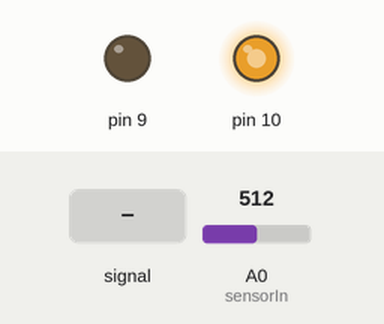
Simulated run of this sketch. Board: Arduino Uno, built with avr-gcc and run on an emulated ATmega328P. Shown: output pins drawn as LEDs (lit = HIGH). Inputs (shaded band) come from the test bench; at power-on: A0 (sensorIn) = 512. What the sketch prints to the serial monitor is not drawn.

Above: at 1.2 s.
Timing chart, 0 to 0.8 s (numbered marks = the images above; inputs shaded):
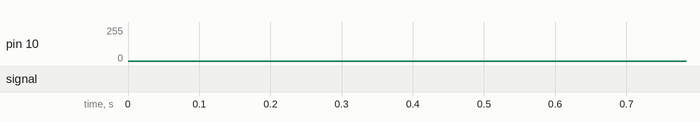

The sketch:

PWM_new.ino
```cpp
#include <avr/io.h>
#include <avr/interrupt.h>
const int sensorIn = A0;
int mVperAmp = 185; // use 100 for 20A Module and 66 for 30A Module

double Voltage = 0;
double VRMS = 0;
double AmpsRMS = 0;

// Look up tables with 200 entries each, normalised to have max value of 1600 which is the period of the PWM loaded into register ICR1.
int lookUp1[] = {50 ,100 ,151 ,201 ,250 ,300 ,349 ,398 ,446 ,494 ,542 ,589 ,635 ,681 ,726 ,771 ,814 ,857 ,899 ,940 ,981 ,1020 ,1058 ,1095 ,1131 ,1166 ,1200 ,1233 ,1264 ,1294 ,1323 ,1351 ,1377 ,1402 ,1426 ,1448 ,1468 ,1488 ,1505 ,1522 ,1536 ,1550 ,1561 ,1572 ,1580 ,1587 ,1593 ,1597 ,1599 ,1600 ,1599 ,1597 ,1593 ,1587 ,1580 ,1572 ,1561 ,1550 ,1536 ,1522 ,1505 ,1488 ,1468 ,1448 ,1426 ,1402 ,1377 ,1351 ,1323 ,1294 ,1264 ,1233 ,1200 ,1166 ,1131 ,1095 ,1058 ,1020 ,981 ,940 ,899 ,857 ,814 ,771 ,726 ,681 ,635 ,589 ,542 ,494 ,446 ,398 ,349 ,300 ,250 ,201 ,151 ,100 ,50 ,0 ,0 ,0 ,0 ,0 ,0 ,0 ,0 ,0 ,0 ,0 ,0 ,0 ,0 ,0 ,0 ,0 ,0 ,0 ,0 ,0 ,0 ,0 ,0 ,0 ,0 ,0 ,0 ,0 ,0 ,0 ,0 ,0 ,0 ,0 ,0 ,0 ,0 ,0 ,0 ,0 ,0 ,0 ,0 ,0 ,0 ,0 ,0 ,0 ,0 ,0 ,0 ,0 ,0 ,0 ,0 ,0 ,0 ,0 ,0 ,0 ,0 ,0 ,0 ,0 ,0 ,0 ,0 ,0 ,0 ,0 ,0 ,0 ,0 ,0 ,0 ,0 ,0 ,0 ,0 ,0 ,0 ,0 ,0 ,0 ,0 ,0 ,0 ,0 ,0 ,0 ,0 ,0 ,0 ,0 ,0 ,0 ,0 ,0 ,0 ,0};
int lookUp2[] = {0 ,0 ,0 ,0 ,0 ,0 ,0 ,0 ,0 ,0 ,0 ,0 ,0 ,0 ,0 ,0 ,0 ,0 ,0 ,0 ,0 ,0 ,0 ,0 ,0 ,0 ,0 ,0 ,0 ,0 ,0 ,0 ,0 ,0 ,0 ,0 ,0 ,0 ,0 ,0 ,0 ,0 ,0 ,0 ,0 ,0 ,0 ,0 ,0 ,0 ,0 ,0 ,0 ,0 ,0 ,0 ,0 ,0 ,0 ,0 ,0 ,0 ,0 ,0 ,0 ,0 ,0 ,0 ,0 ,0 ,0 ,0 ,0 ,0 ,0 ,0 ,0 ,0 ,0 ,0 ,0 ,0 ,0 ,0 ,0 ,0 ,0 ,0 ,0 ,0 ,0 ,0 ,0 ,0 ,0 ,0 ,0 ,0 ,0 ,0 ,50 ,100 ,151 ,201 ,250 ,300 ,349 ,398 ,446 ,494 ,542 ,589 ,635 ,681 ,726 ,771 ,814 ,857 ,899 ,940 ,981 ,1020 ,1058 ,1095 ,1131 ,1166 ,1200 ,1233 ,1264 ,1294 ,1323 ,1351 ,1377 ,1402 ,1426 ,1448 ,1468 ,1488 ,1505 ,1522 ,1536 ,1550 ,1561 ,1572 ,1580 ,1587 ,1593 ,1597 ,1599 ,1600 ,1599 ,1597 ,1593 ,1587 ,1580 ,1572 ,1561 ,1550 ,1536 ,1522 ,1505 ,1488 ,1468 ,1448 ,1426 ,1402 ,1377 ,1351 ,1323 ,1294 ,1264 ,1233 ,1200 ,1166 ,1131 ,1095 ,1058 ,1020 ,981 ,940 ,899 ,857 ,814 ,771 ,726 ,681 ,635 ,589 ,542 ,494 ,446 ,398 ,349 ,300 ,250 ,201 ,151 ,100 ,50 ,0};
void setup()
{
  Serial.begin(9600);
    // Register initialization, see datasheet for more detail.
   TCCR1A = 0b10100010;
   TCCR1B = 0b00011001;
   TIMSK1 = 0b00000001;
   ICR1   = 1600;     // Period for 16MHz crystal, for a switching frequency of 100KHz for 200 subdivisions per 50Hz sine wave cycle.
   sei();             // Enable global interrupts.
   DDRB = 0b00000110; // Set PB1 and PB2 as outputs.

}

void loop()
{
  Voltage = getVPP();
 VRMS = (Voltage/2.0) *0.05;  //root 2 is 0.707
 AmpsRMS = (VRMS * 1000)/mVperAmp;
 Serial.print(AmpsRMS);
 Serial.println(" Amps");
}


ISR(TIMER1_OVF_vect){
    static int num;
    static char trig;
    // change duty-cycle every period.
    OCR1A = lookUp1[num];
    OCR1B = lookUp2[num];
    if(++num >= 200){ // Pre-increment num then check it's below 200.
       num = 0;       // Reset num.
       trig = trig^0b00000001;
     }
}

float getVPP()
{
  float result;
  int readValue;             //value read from the sensor
  int maxValue = 0;          // store max value here
  int minValue = 1024;          // store min value here

   uint32_t start_time = millis();
   while((millis()-start_time) < 3000) //sample for 3 Sec
   {
       readValue = analogRead(sensorIn);
       // see if you have a new maxValue
       if (readValue > maxValue)
       {
           /*record the maximum sensor value*/
           maxValue = readValue;
       }
       if (readValue < minValue)
       {
           /*record the minimum sensor value*/
           minValue = readValue;
       }
   }

   // Subtract min from max
   result = ((maxValue - minValue) * 5.0)/1024.0;
   return result;
 }
```
